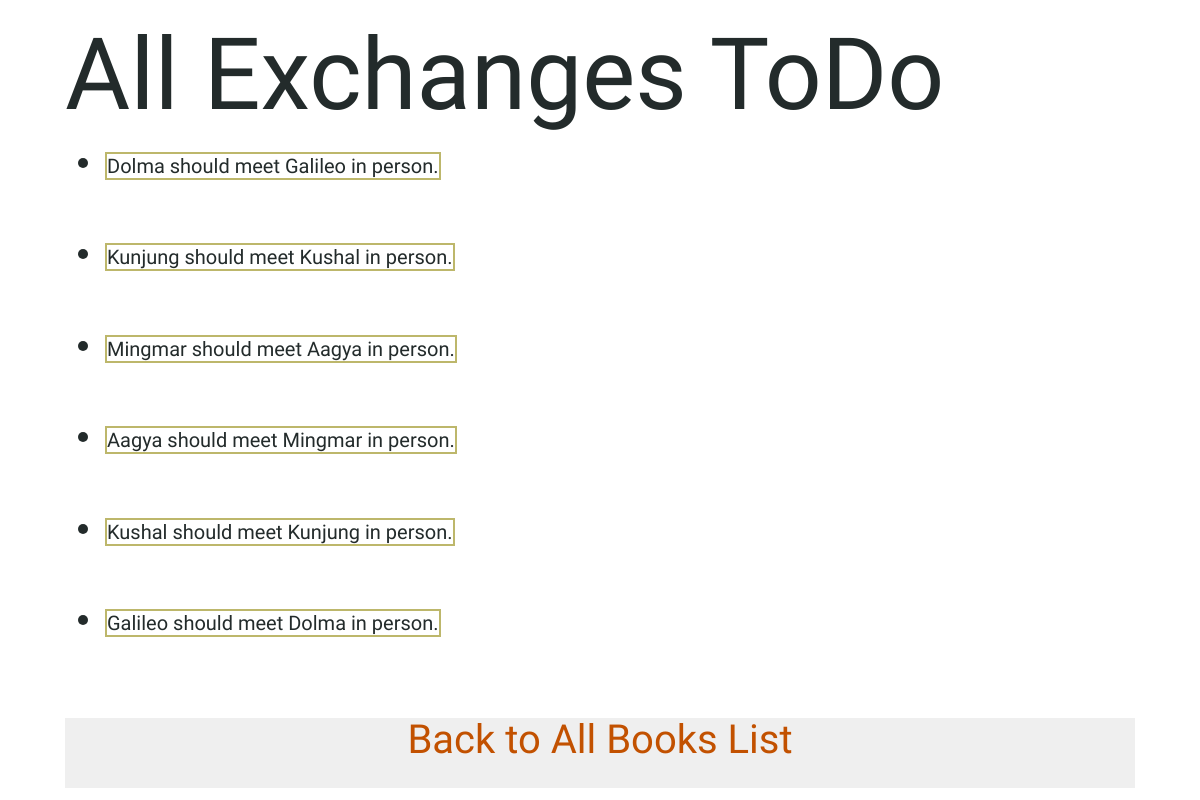
The app's page /allexchanges with its own data.
### books/models.py (models this page shows)
class Exchange(models.Model):
    king = models.ForeignKey(Person, on_delete=models.CASCADE, related_name="king_exchanges")
    queen = models.ForeignKey(Person, on_delete=models.CASCADE, related_name="queen_exchanges")
    kingbook = models.ForeignKey(Book, on_delete=models.CASCADE, related_name="kingbook_exchanges", null=True)
    queenbook = models.ForeignKey(Book, on_delete=models.CASCADE, related_name="queenbook_exchanges", null=True)
    kingmeeting = models.BooleanField(default=False)
    queenmeeting = models.BooleanField(default=False)
    def __str__(self):
        return f"{self.king} should meet {self.queen} in person."

class Person(models.Model):
    name = models.CharField(max_length=20, default="Mr Nobody")
    photo = models.FileField(null=True, blank=True)
    def __str__(self):
        return f"{self.name}"

### books/views.py (the view)
# urls.py: path('allexchanges', views.allexchanges, name='allexchanges'),
def allexchanges(request):
	exchanges = Exchange.objects.all()
	context = {
		"exchanges": exchanges,
	}
	return render(request, "books/allexchanges.html", context)

### books/templates/books/allexchanges.html (shortened to what this page needs)
{% extends "books/base.html" %}
{% load static %}
{% block body %}
	<h1>All Exchanges ToDo</h1>
	<ul>
		{% for e in exchanges %}
			<li>
				{% if e.meeting %}
					--------------------------------------------------> <span class="exchanged"> {{ e }} </span>
				{% else %}
					<span class="notexchanged"> {{ e }} </span>
				{% endif %}
			</li>
			<br>
		{% empty %}
				<li> No Exchanges to do.</li>
		{% endfor %}
	</ul>
{% endblock %}

### books/static/css/main.css (style rules this page uses)
body { padding-left: 65px; padding-right: 65px; font-family: 'Sue Ellen Francisco', cursive; font-size: 32px; color: #232B2B; }
h1, h2, h3, h4 { font-family: 'Amatic SC', bold; }
h1 { font-size: 100px; }
.notexchanged { border: 2px solid #BDB76B; font-size: 20px; }

### records on screen
Exchange: king+queen "Dolma should meet Galileo in person."
Exchange: king+queen "Kunjung should meet Kushal in person."
Exchange: king+queen "Mingmar should meet Aagya in person."
Exchange: king+queen "Aagya should meet Mingmar in person."
Exchange: king+queen "Kushal should meet Kunjung in person."
Exchange: king+queen "Galileo should meet Dolma in person."
